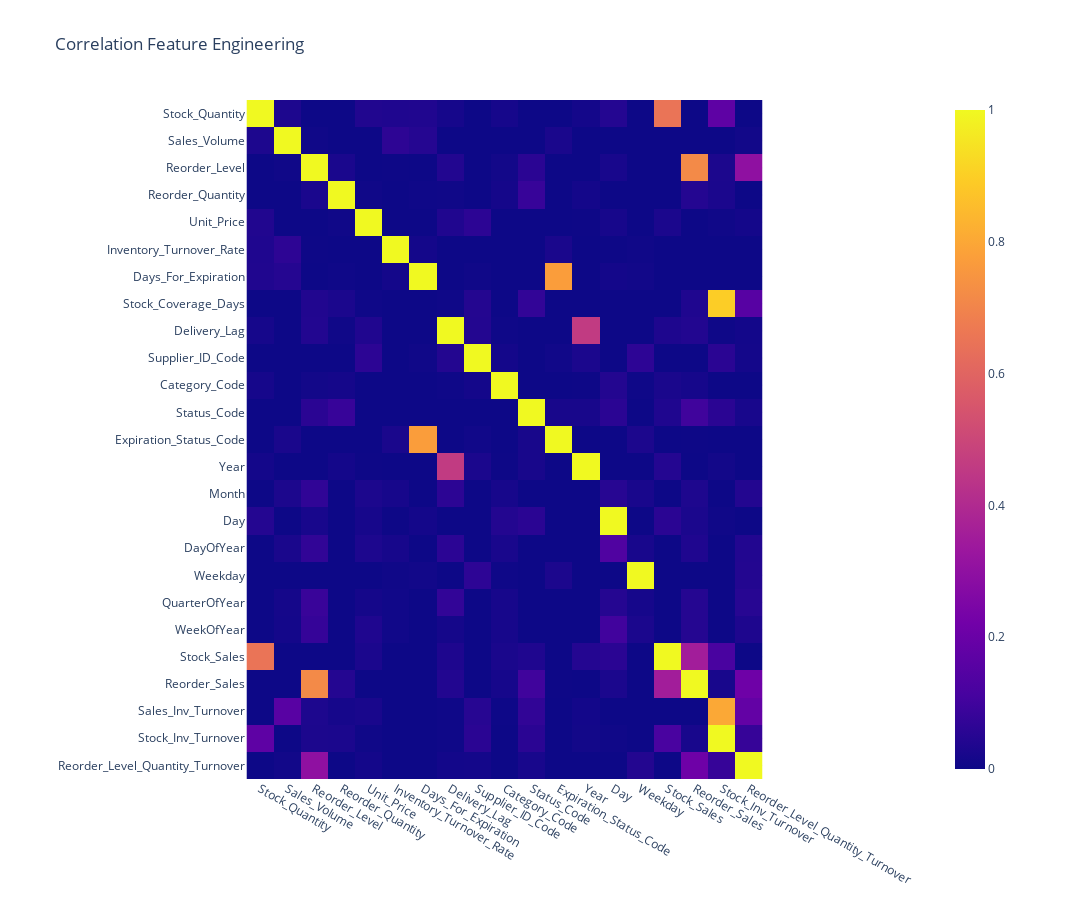

Source (notebook cell):
### Code cell
# Plot Matrix Correlation
fig_corr2 = px.imshow(correlation, title='Correlation Feature Engineering', contrast_rescaling=False, text_auto=False)

fig_corr2.update_layout(height=900, width=1200)
fig_corr2.show()

### Figure 1 — Plotly figure (JSON) as saved in the notebook; plotly's stock layout.template omitted (floating-point values rounded to 4 significant figures; data arrays with more than 128 entries replaced by an {"elided": "..."} marker saying what was removed)
{"data": [{"coloraxis": "coloraxis", "hovertemplate": "x: %{x}<br>y: %{y}<br>color: %{z}<extra></extra>", "name": "0", "type": "heatmap", "x": ["Stock_Quantity", "Sales_Volume", "Reorder_Level", "Reorder_Quantity", "Unit_Price", "Inventory_Turnover_Rate", "Days_For_Expiration", "Delivery_Lag", "Supplier_ID_Code", "Category_Code", "Status_Code", "Expiration_Status_Code", "Year", "Day", "Weekday", "Stock_Sales", "Reorder_Sales", "Stock_Inv_Turnover", "Reorder_Level_Quantity_Turnover"], "xaxis": "x", "y": ["Stock_Quantity", "Sales_Volume", "Reorder_Level", "Reorder_Quantity", "Unit_Price", "Inventory_Turnover_Rate", "Days_For_Expiration", "Stock_Coverage_Days", "Delivery_Lag", "Supplier_ID_Code", "Category_Code", "Status_Code", "Expiration_Status_Code", "Year", "Month", "Day", "DayOfYear", "Weekday", "QuarterOfYear", "WeekOfYear", "Stock_Sales", "Reorder_Sales", "Sales_Inv_Turnover", "Stock_Inv_Turnover", "Reorder_Level_Quantity_Turnover"], "yaxis": "y", "z": {"elided": "25x19 float values"}}], "layout": {"coloraxis": {"cmax": 1, "cmin": 0, "colorscale": [[0, "#0d0887"], [0.1111, "#46039f"], [0.2222, "#7201a8"], [0.3333, "#9c179e"], [0.4444, "#bd3786"], [0.5556, "#d8576b"], [0.6667, "#ed7953"], [0.7778, "#fb9f3a"], [0.8889, "#fdca26"], [1, "#f0f921"]]}, "height": 900, "title": {"text": "Correlation Feature Engineering"}, "width": 1200, "xaxis": {"anchor": "y", "constrain": "domain", "domain": [0, 1], "scaleanchor": "y"}, "yaxis": {"anchor": "x", "autorange": "reversed", "constrain": "domain", "domain": [0, 1]}}}
